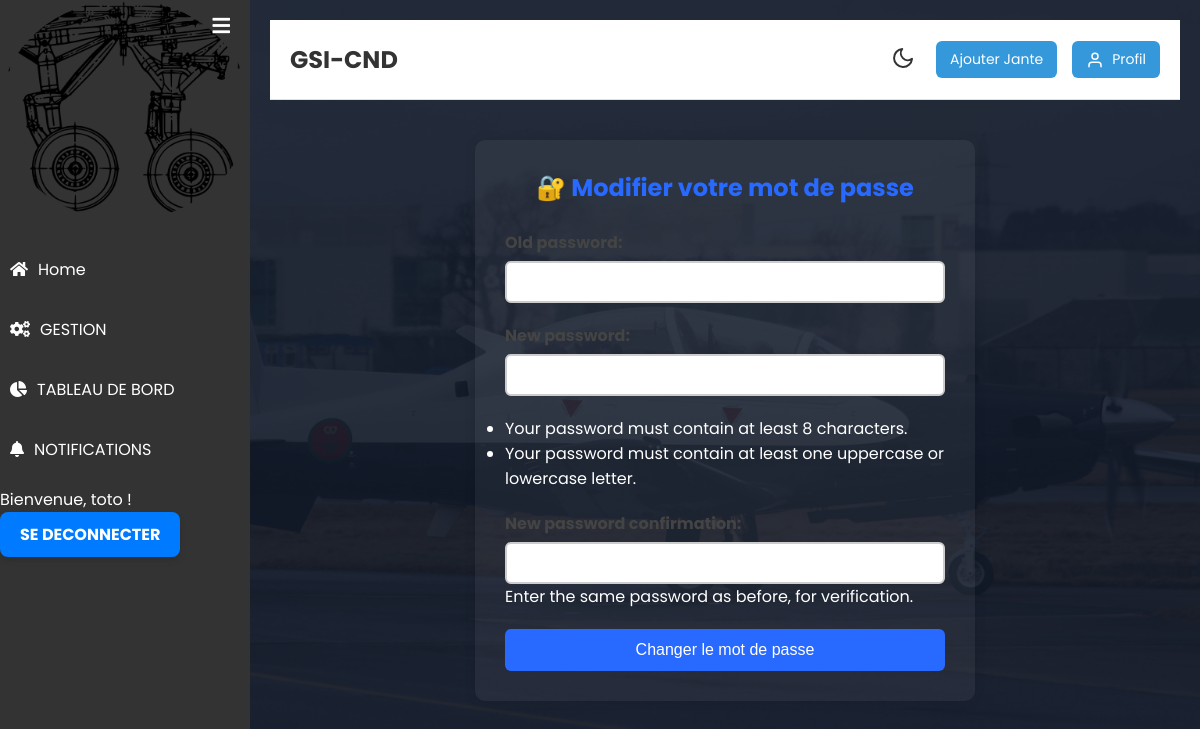
/changer-mot-de-passe/ (signed in), run on an earlier commit of the app's database.
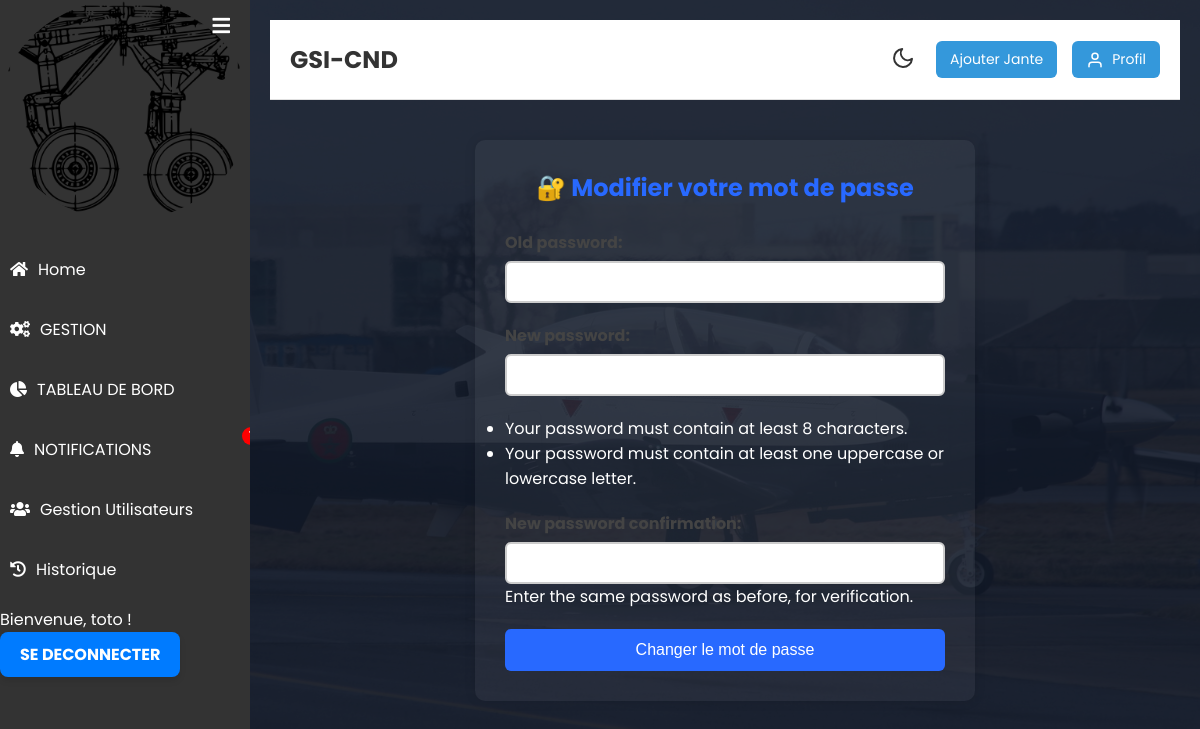
And on a later commit of the database.
### authentification/views.py (the view)
# urls.py: path('changer-mot-de-passe/', auth_views.changer_mot_de_passe, name='changer_mot_de_passe'),
@login_required
def changer_mot_de_passe(request):
    if request.method == 'POST':
        form = PasswordChangeForm(user=request.user, data=request.POST)
        if form.is_valid():
            user = form.save()
            update_session_auth_hash(request, user)  # évite la déconnexion
            messages.success(request, 'Votre mot de passe a été modifié avec succès.')
            return redirect('user_profile')
        else:
            messages.error(request, 'Veuillez corriger les erreurs ci-dessous.')
    else:
        form = PasswordChangeForm(user=request.user)
    return render(request, 'authentification/change_password.html', {'form': form})

### authentification/validators.py (called while the page is built)
    def get_help_text(self):
        return 'Your password must contain at least one uppercase or lowercase letter.'

### blog/context_processors.py (called while the page is built)
def notifications_processor(request):
    if request.user.is_authenticated:
        return {
            'notifications': Notification.objects.filter(is_read=False).order_by('-created_at')
        }
    return {}  # Ne retourne rien si l'utilisateur n'est pas connecté

### authentification/templates/authentification/change_password.html (shortened to what this page needs)
{% extends "blog/base_blog.html" %}
{% load static %}
{% block content %}
<div class="password-change-container">
    <h2>🔐 Modifier votre mot de passe</h2>
    <form method="post" class="password-form">
        {{ form.as_p }}
        <button type="submit" class="submit-btn">Changer le mot de passe</button>
    </form>
</div>
{% endblock %}

### blog/templates/blog/zone_gauche.html (shortened to what this page needs)
{% load static %}
<div id="sidebar" class="sidebar">
    <button id="toggle-sidebar" title="Ouvrir / Fermer la barre latérale" class="sidebar-toggle">
        <i id="sidebar-icon" class="fas fa-bars"></i>
    </button>
    <div class="sidebar-header">
        <div class="app-icon">
            <img src="{% static 'img/jante.webp' %}" alt="Jante" style="width: 100%; height: auto;">
        </div>
    </div>
    <ul class="sidebar-list">
        <li class="sidebar-list-item {% if request.resolver_match.url_name == 'home' %}active{% endif %}">
            <a href="{% url 'home' %}">
                <i class="fas fa-home"></i>
                <span>Home</span>
            </a>
        </li>
        <li class="sidebar-list-item {% if request.resolver_match.url_name == 'gestion' %}active{% endif %}">
            <a href="{% url 'gestion' %}">
                <i class="fas fa-cogs"></i>
                <span>GESTION</span>
            </a>
        </li>
        <li class="sidebar-list-item {% if request.resolver_match.url_name == 'TABLEAU_BORD' %}active{% endif %}">
            <a href="{% url 'TABLEAU_BORD' %}">
                <i class="fas fa-chart-pie"></i>
                <span>TABLEAU DE BORD</span>
            </a>
        </li>
        <li class="sidebar-list-item {% if request.resolver_match.url_name == 'NOTIFICATIONS' %}active{% endif %}">
            <a href="{% url 'NOTIFICATIONS' %}" class="notification-link" style="position: relative;">
                <i class="fas fa-bell"></i>
                <span>NOTIFICATIONS</span>
                <span id="notif-count" class="notif-badge" style="display: none;">0</span>
            </a>
        </li>
        {% if user.is_superuser %}
        <li class="sidebar-list-item {% if request.resolver_match.url_name == 'user_management' %}active{% endif %}">
            <a href="{% url 'user_management' %}">
                <i class="fas fa-users"></i>
                <span>Gestion Utilisateurs</span>
            </a>
        </li>
        <li class="sidebar-list-item {% if request.resolver_match.url_name == 'action_history' %}active{% endif %}">
            <a href="{% url 'action_history' %}">
                <i class="fas fa-history"></i>
                <span>Historique</span>
            </a>
        </li>
        {% endif %}
    </ul>
    <div class="account-info">
        <div class="account-info-name">Bienvenue, {{ user.username }} !</div>
        {% if user.is_authenticated %}
            <a href="{% url 'logout' %}" class="logout-link">SE DECONNECTER</a>
        {% endif %}
    </div>
</div>
<link href="https://cdnjs.cloudflare.com/ajax/libs/font-awesome/5.15.4/css/all.min.css" rel="stylesheet">

What changed in the data, as far as the page shows it:
changed User "toto": is_superuser False → True (drawn)
Also different on the page:
text now shown: "Gestion Utilisateurs Historique"
